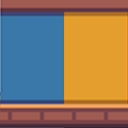

The image is a tile-based game level rendered from a .tmx file. Its description and complete source (layers, tilesets, objects, tile grids) follow:
An orthogonal 2x2 tile map with 64x64 px tiles, 1 tile layer (Tile Layer 1).

<map version="1.10" tiledversion="1.11.0" orientation="orthogonal" renderorder="right-up" width="2" height="2" tilewidth="64" tileheight="64" infinite="0" nextlayerid="2" nextobjectid="1">
 <tileset firstgid="1" name="atlas_64x" tilewidth="64" tileheight="64" tilecount="768" columns="48">
  <image source="../../../assets/textures/environments/atlas_64x.png" width="3072" height="1024" />
 </tileset>
 <layer id="1" name="Tile Layer 1" width="2" height="2">
  <data encoding="csv">
2,6,
50,54
</data>
 </layer>
</map>